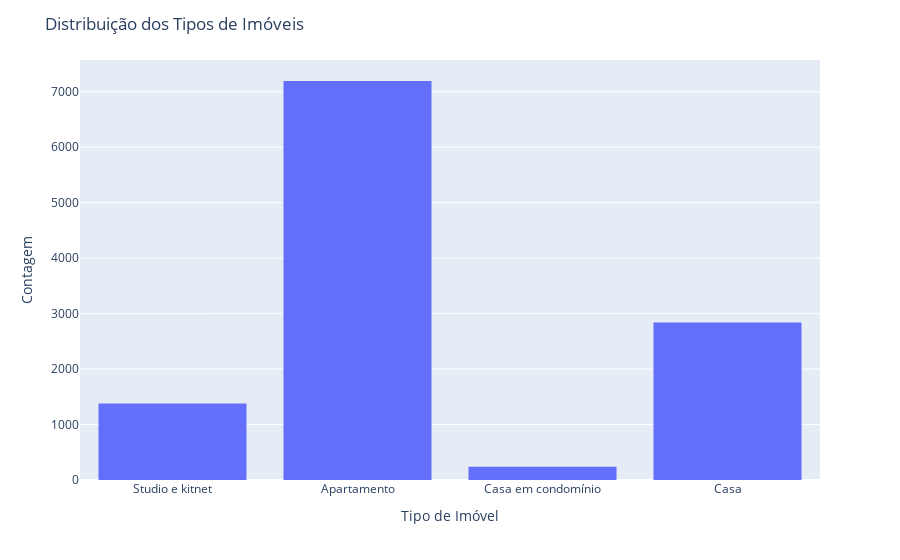

The cell this chart's notebook holds for it:
### Markdown cell above
o atributo `.T` é usado para transpor matrizes ou arrays, ou seja, ele troca as linhas pelas colunas. Esse atributo é comumente utilizado em bibliotecas como NumPy e pandas.

### Code cell
fig = px.histogram(aptos, x='type')
fig.update_layout(title='Distribuição dos Tipos de Imóveis',
                  xaxis_title='Tipo de Imóvel',
                  yaxis_title = 'Contagem')
fig.show()

### Figure 1 — Plotly figure (JSON) as saved in the notebook; plotly's stock layout.template omitted (floating-point values rounded to 4 significant figures; data arrays with more than 128 entries replaced by an {"elided": "..."} marker saying what was removed)
{"data": [{"bingroup": "x", "hovertemplate": "type=%{x}<br>count=%{y}<extra></extra>", "legendgroup": "", "marker": {"color": "#636efa", "pattern": {"shape": ""}}, "name": "", "orientation": "v", "showlegend": false, "type": "histogram", "x": {"elided": "11657 str values"}, "xaxis": "x", "yaxis": "y"}], "layout": {"barmode": "relative", "legend": {"tracegroupgap": 0}, "margin": {"t": 60}, "title": {"text": "Distribuição dos Tipos de Imóveis"}, "xaxis": {"anchor": "y", "domain": [0, 1], "title": {"text": "Tipo de Imóvel"}}, "yaxis": {"anchor": "x", "domain": [0, 1], "title": {"text": "Contagem"}}}}
